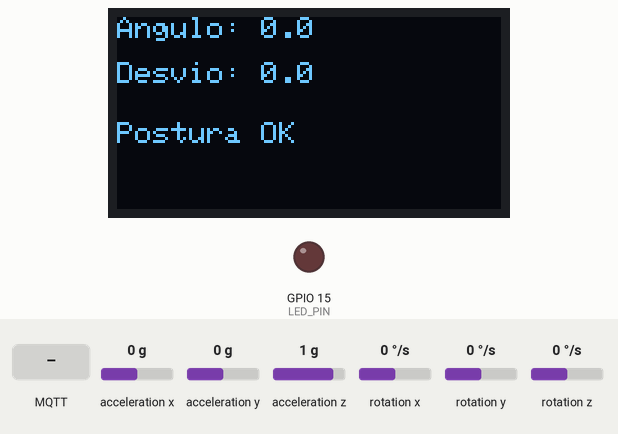
This sketch was run on a simulated ESP32. On the bench: 128×64 one-colour display, output pins drawn as LEDs (lit = HIGH). The inputs (shaded band) are chosen by the test bench; at power-on: acceleration y 0 g, acceleration x 0 g, acceleration z 1 g, rotation x 0 °/s, rotation y 0 °/s, rotation z 0 °/s. WiFi joins after 1.5 s; servers stay silent unless stated; no MQTT or app messages arrive unless stated; what the sketch prints to the serial monitor is not drawn.

Above: at 6.3 s.
6.4 s: acceleration y set to -0.2 g
At 7.7 s:
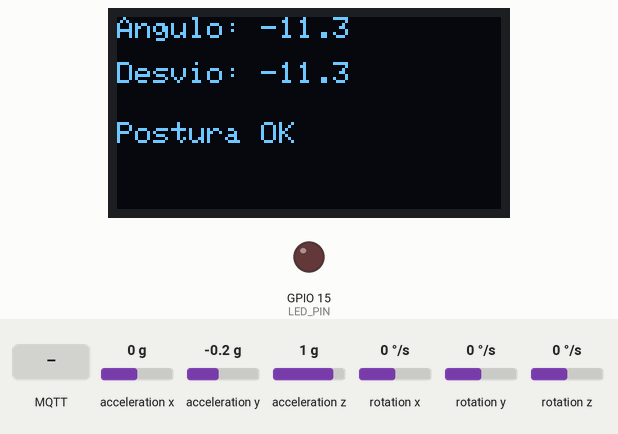
8.7 s: acceleration y set to -0.5 g
At 10.1 s:
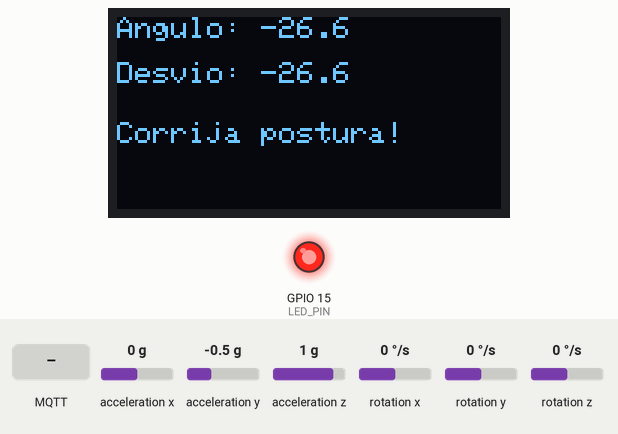
10.7 s: MQTT message "recalibrar" arrives on the first subscribed topic
At 12.4 s:
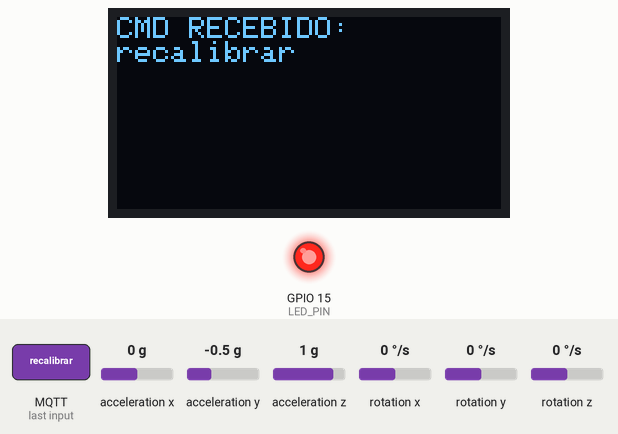
14.7 s: MQTT message "led_on" arrives on the first subscribed topic
At 15.9 s:
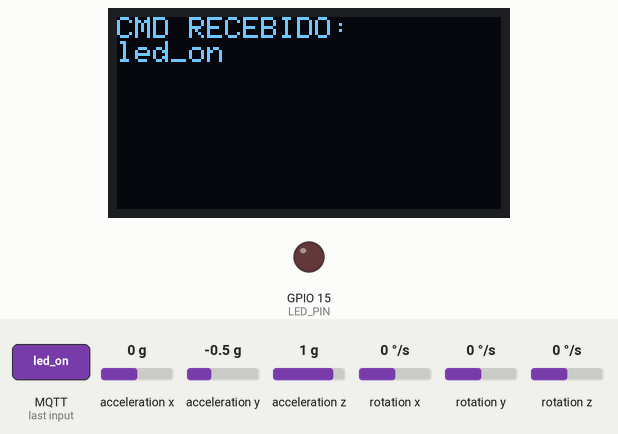
18.7 s: MQTT message "led_off" arrives on the first subscribed topic
At 20.8 s:
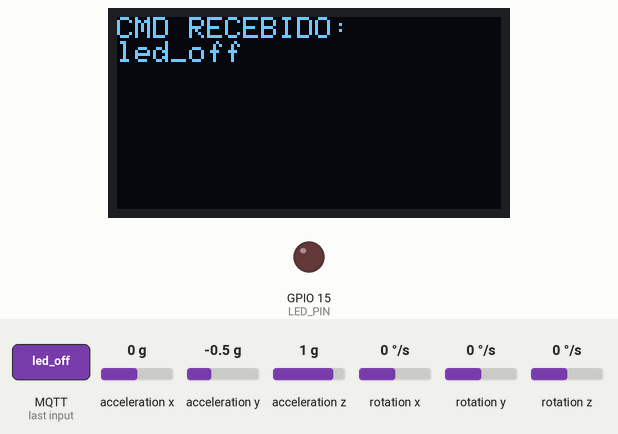
22.7 s: MQTT message "1" arrives on the first subscribed topic
At 24.5 s:
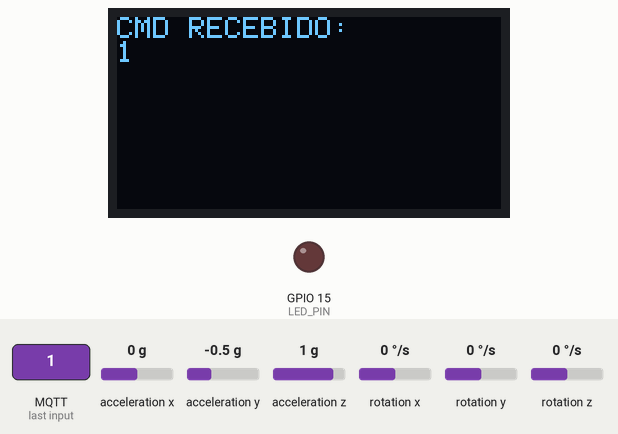
Timing chart, 0 to 26.0 s (numbered marks = the images above; inputs shaded):
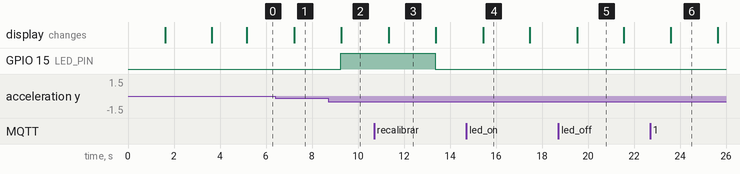

The sketch:

sketch.ino
```cpp
#include <Wire.h>
#include <MPU6050.h>
#include <Adafruit_GFX.h>
#include <Adafruit_SSD1306.h>

#include <WiFi.h>
#include <PubSubClient.h>

#define SCREEN_WIDTH 128
#define SCREEN_HEIGHT 64
#define LIMITE_POSTURA 20
#define LED_PIN 15

MPU6050 mpu;
Adafruit_SSD1306 display(SCREEN_WIDTH, SCREEN_HEIGHT, &Wire, -1);

// Conexão WiFi
const char* ssid = "Wokwi-GUEST";
const char* password = "";

// Conexão MQTT
const char* mqtt_server = "industrial.api.ubidots.com";
const int mqtt_port = 1883;
const char* mqtt_user = "BBUS-eDoQW7vcUZsih99Pp4W0i1Tzr9eqRo";
const char* mqtt_pass = "";

WiFiClient espClient;
PubSubClient client(espClient);

float referencia = 0; // Ângulo de referência

// Função para recalibrar o sensor
void recalibrar() {
  int16_t ax, ay, az;

  // Leitura do acelerômetro
  mpu.getAcceleration(&ax, &ay, &az);

  // Calcula o ângulo de referência
  referencia = atan2(
                 ay,
                 sqrt((float)ax * ax + (float)az * az)
               ) * 180.0 / PI;

  Serial.println("Nova calibracao realizada!");
  Serial.print("Referencia: ");
  Serial.println(referencia);
}

// Callback para receber comandos (Ubidots não aceita comandos, então não será usado)
void callback(char* topic, byte* payload, unsigned int length) {

  String mensagem = "";

  for (unsigned int i = 0; i < length; i++) {
    mensagem += (char)payload[i];
  }

  // TESTE NO OLED
  display.clearDisplay();
  display.setTextSize(1);
  display.setCursor(0, 0);
  display.println("CMD RECEBIDO:");
  display.println(mensagem);
  display.display();

  delay(2000);

  if (mensagem == "led_on") {
    digitalWrite(LED_PIN, HIGH);
  }

  else if (mensagem == "led_off") {
    digitalWrite(LED_PIN, LOW);
  }

  else if (mensagem == "recalibrar") {
    recalibrar();
  }
}

// Conexão ao MQTT
void conectaMQTT() {

  while (!client.connected()) {

    Serial.println("Conectando MQTT...");

    if (client.connect("ESP32Client", mqtt_user, mqtt_pass)) {

      Serial.println("Conectado ao broker!");

      client.subscribe("/v1.6/devices/posturaesp32/cmd");

    } else {

      Serial.print("Falha MQTT. Codigo: ");
      Serial.println(client.state());

      delay(2000);
    }
  }
}

// Conexão ao WiFi
void conectaWiFi() {

  WiFi.begin(ssid, password);

  while (WiFi.status() != WL_CONNECTED) {

    delay(500);
    Serial.print(".");
  }

  Serial.println();
  Serial.println("WiFi conectado!");

  conectaMQTT();
}

// Função de setup
void setup() {

  Serial.begin(9600);

  Wire.begin(21, 22);

  pinMode(LED_PIN, OUTPUT);

  // Configura o servidor MQTT e o callback
  client.setServer(mqtt_server, mqtt_port);
  client.setCallback(callback);

  // Conecta ao WiFi e ao MQTT
  conectaWiFi();

  if (!display.begin(SSD1306_SWITCHCAPVCC, 0x3C)) {

    Serial.println("Falha OLED");

    while (1);
  }

  mpu.initialize();

  if (!mpu.testConnection()) {

    Serial.println("Falha MPU6050");

    while (1);
  }

  display.clearDisplay();
  display.setTextSize(1);
  display.setTextColor(SSD1306_WHITE);

  display.setCursor(0, 0);
  display.println("Sistema Postura");
  display.println("Calibrando...");
  display.display();

  delay(2000);

  // Realiza a calibracao
  recalibrar();

  display.clearDisplay();
  display.setCursor(0, 0);
  display.println("Calibracao OK");
  display.display();

  delay(1500);
}

// Loop principal
void loop() {

  // Verifica se esta conectado ao MQTT
  if (!client.connected()) {
    conectaMQTT();
  }

  client.loop();

  // Leitura do MPU6050
  int16_t ax, ay, az;

  mpu.getAcceleration(&ax, &ay, &az);

  // Calcula o angulo
  float angulo = atan2(
                   ay,
                   sqrt((float)ax * ax + (float)az * az)
                 ) * 180.0 / PI;

  // Calcula o desvio
  float desvio = angulo - referencia;

  // Verifica se a postura esta correta
  bool posturaOK = abs(desvio) <= LIMITE_POSTURA;

  Serial.print("Angulo: ");
  Serial.print(angulo);

  Serial.print(" | Desvio: ");
  Serial.print(desvio);

  Serial.print(" | Status: ");
  Serial.println(posturaOK ? "OK" : "INCORRETA");

  if (posturaOK) {
    digitalWrite(LED_PIN, LOW);
  } else {
    digitalWrite(LED_PIN, HIGH);
  }

  // Limpa o display
  display.clearDisplay();

  // Configura o tamanho do texto
  display.setTextSize(1);

  // Configura o cursor
  display.setCursor(0, 0);
  display.print("Angulo: ");
  display.println(angulo, 1);

  display.setCursor(0, 15);
  display.print("Desvio: ");
  display.println(desvio, 1);

  display.setCursor(0, 35);

  if (posturaOK) {
    display.println("Postura OK");
  } else {
    display.println("Corrija postura!");
  }

  display.display();

  char payload[200];

  // Cria o payload
  // Variáveis visiveis no Ubidots
  sprintf(
    payload,
    "{\"angulo\": %.2f, \"desvio\": %.2f, \"status\": %d}",
    angulo,
    desvio,
    posturaOK ? 1 : 0
  );

  // Publica no MQTT
  client.publish(
    "/v1.6/devices/posturaesp32",
    payload
  );

  // Delay para não sobrecarregar o ESP32
  delay(1000);
}
```

Measured:
- the behaviour switches between -0.3 and -0.4 g on acceleration y (found by bisection; images 1 and 2)
- after the input at 6.4 s, the display: changes after 0.82 s (image 1)
- after the input at 8.7 s, GPIO 15 (LED_PIN): LOW → HIGH after 0.55 s; the display: changes after 0.58 s (image 2)
- after the input at 10.7 s, GPIO 15 (LED_PIN): HIGH → LOW after 2.7 s; the display: changes after 0.63 s (image 3)
- after the input at 14.7 s, the display: changes after 0.74 s (image 4)
- after the input at 18.7 s, the display: changes after 0.83 s (image 5)
- after the input at 22.7 s, the display: changes after 0.91 s (image 6)
